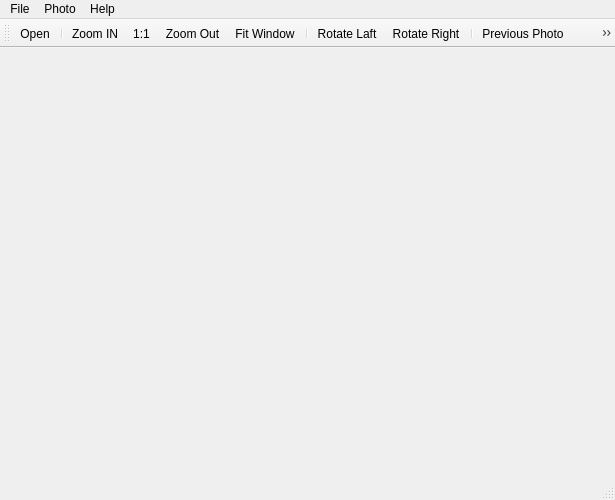
<?xml version="1.0" encoding="UTF-8"?>
<ui version="4.0">
 <class>PhotoWindow</class>
 <widget class="QMainWindow" name="PhotoWindow">
  <property name="geometry">
   <rect>
    <x>0</x>
    <y>0</y>
    <width>615</width>
    <height>500</height>
   </rect>
  </property>
  <property name="minimumSize">
   <size>
    <width>615</width>
    <height>500</height>
   </size>
  </property>
  <property name="acceptDrops">
   <bool>true</bool>
  </property>
  <property name="windowTitle">
   <string notr="true">Advanced Photo</string>
  </property>
  <property name="windowIcon">
   <iconset resource="Icon.qrc">
    <normaloff>:/Icons/Small Icon.png</normaloff>:/Icons/Small Icon.png</iconset>
  </property>
  <property name="iconSize">
   <size>
    <width>32</width>
    <height>32</height>
   </size>
  </property>
  <property name="animated">
   <bool>true</bool>
  </property>
  <widget class="QWidget" name="centralWidget">
   <widget class="QLabel" name="Photo">
    <property name="geometry">
     <rect>
      <x>10</x>
      <y>10</y>
      <width>591</width>
      <height>391</height>
     </rect>
    </property>
    <property name="contextMenuPolicy">
     <enum>Qt::DefaultContextMenu</enum>
    </property>
    <property name="acceptDrops">
     <bool>true</bool>
    </property>
    <property name="textFormat">
     <enum>Qt::AutoText</enum>
    </property>
    <property name="pixmap">
     <pixmap resource="Icon.qrc">:/Icons/Drop.png</pixmap>
    </property>
    <property name="scaledContents">
     <bool>false</bool>
    </property>
    <property name="alignment">
     <set>Qt::AlignCenter</set>
    </property>
    <property name="buddy">
     <cstring>Photo</cstring>
    </property>
   </widget>
  </widget>
  <widget class="QMenuBar" name="menuBar">
   <property name="geometry">
    <rect>
     <x>0</x>
     <y>0</y>
     <width>615</width>
     <height>21</height>
    </rect>
   </property>
   <widget class="QMenu" name="menuFile">
    <property name="title">
     <string>File</string>
    </property>
    <addaction name="actionOpen"/>
    <addaction name="separator"/>
    <addaction name="actionSave"/>
    <addaction name="actionSave_As"/>
    <addaction name="separator"/>
    <addaction name="actionOption"/>
    <addaction name="separator"/>
    <addaction name="actionPrint"/>
    <addaction name="separator"/>
    <addaction name="actionQuit"/>
   </widget>
   <widget class="QMenu" name="menuHelp">
    <property name="title">
     <string>Help</string>
    </property>
    <addaction name="actionHome_Page"/>
    <addaction name="actionAbout"/>
   </widget>
   <widget class="QMenu" name="menuPhoto">
    <property name="title">
     <string>Photo</string>
    </property>
    <widget class="QMenu" name="menuRotate">
     <property name="title">
      <string>Rotate</string>
     </property>
     <addaction name="actionRotateLaft"/>
     <addaction name="actionRotateRight"/>
    </widget>
    <widget class="QMenu" name="menuFlip">
     <property name="title">
      <string>Flip</string>
     </property>
     <addaction name="actionFlip_Horizontal"/>
     <addaction name="actionFlip_Vertical"/>
    </widget>
    <addaction name="actionResize"/>
    <addaction name="menuRotate"/>
    <addaction name="menuFlip"/>
   </widget>
   <addaction name="menuFile"/>
   <addaction name="menuPhoto"/>
   <addaction name="menuHelp"/>
  </widget>
  <widget class="QToolBar" name="toolBar">
   <property name="contextMenuPolicy">
    <enum>Qt::NoContextMenu</enum>
   </property>
   <property name="windowTitle">
    <string notr="true">toolBar</string>
   </property>
   <property name="movable">
    <bool>true</bool>
   </property>
   <property name="allowedAreas">
    <set>Qt::AllToolBarAreas</set>
   </property>
   <property name="floatable">
    <bool>true</bool>
   </property>
   <attribute name="toolBarArea">
    <enum>TopToolBarArea</enum>
   </attribute>
   <attribute name="toolBarBreak">
    <bool>false</bool>
   </attribute>
   <addaction name="actionOpen"/>
   <addaction name="separator"/>
   <addaction name="actionZoomIN"/>
   <addaction name="actionZoom1_1"/>
   <addaction name="actionZoomOut"/>
   <addaction name="actionFitWindow"/>
   <addaction name="separator"/>
   <addaction name="actionRotateLaft"/>
   <addaction name="actionRotateRight"/>
   <addaction name="separator"/>
   <addaction name="actionPrevious_Photo"/>
   <addaction name="actionSlideshow"/>
   <addaction name="actionNext_Photo"/>
   <addaction name="separator"/>
   <addaction name="actionPhotoInfo"/>
   <addaction name="separator"/>
   <addaction name="actionFullscreen"/>
  </widget>
  <widget class="QStatusBar" name="statusBar">
   <property name="statusTip">
    <string/>
   </property>
   <property name="whatsThis">
    <string/>
   </property>
   <property name="accessibleName">
    <string/>
   </property>
  </widget>
  <action name="actionOpen">
   <property name="icon">
    <iconset resource="Icon.qrc">
     <normaloff>:/Icons/Open.png</normaloff>:/Icons/Open.png</iconset>
   </property>
   <property name="text">
    <string>Open</string>
   </property>
   <property name="shortcut">
    <string>Ctrl+O</string>
   </property>
  </action>
  <action name="actionQuit">
   <property name="icon">
    <iconset resource="Icon.qrc">
     <normaloff>:/Icons/Quit.png</normaloff>:/Icons/Quit.png</iconset>
   </property>
   <property name="text">
    <string>Quit</string>
   </property>
   <property name="shortcut">
    <string>Ctrl+Q</string>
   </property>
  </action>
  <action name="actionAbout">
   <property name="icon">
    <iconset resource="Icon.qrc">
     <normaloff>:/Icons/About.png</normaloff>:/Icons/About.png</iconset>
   </property>
   <property name="text">
    <string>About</string>
   </property>
   <property name="shortcut">
    <string>F1</string>
   </property>
  </action>
  <action name="actionOption">
   <property name="icon">
    <iconset resource="Icon.qrc">
     <normaloff>:/Icons/Option.png</normaloff>:/Icons/Option.png</iconset>
   </property>
   <property name="text">
    <string>Option</string>
   </property>
   <property name="shortcut">
    <string>Alt+O</string>
   </property>
  </action>
  <action name="actionZoomIN">
   <property name="icon">
    <iconset resource="Icon.qrc">
     <normaloff>:/Icons/Zoom In.png</normaloff>:/Icons/Zoom In.png</iconset>
   </property>
   <property name="text">
    <string>Zoom IN</string>
   </property>
   <property name="toolTip">
    <string>Zoom IN</string>
   </property>
   <property name="shortcut">
    <string>+</string>
   </property>
   <property name="shortcutContext">
    <enum>Qt::WindowShortcut</enum>
   </property>
  </action>
  <action name="actionZoomOut">
   <property name="icon">
    <iconset resource="Icon.qrc">
     <normaloff>:/Icons/Zoom Out.png</normaloff>:/Icons/Zoom Out.png</iconset>
   </property>
   <property name="text">
    <string>Zoom Out</string>
   </property>
   <property name="toolTip">
    <string>Zoom Out</string>
   </property>
   <property name="shortcut">
    <string>-</string>
   </property>
  </action>
  <action name="actionZoom1_1">
   <property name="icon">
    <iconset resource="Icon.qrc">
     <normaloff>:/Icons/Zoom 1_1.png</normaloff>:/Icons/Zoom 1_1.png</iconset>
   </property>
   <property name="text">
    <string>1:1</string>
   </property>
   <property name="toolTip">
    <string>1:1</string>
   </property>
   <property name="shortcut">
    <string>=</string>
   </property>
  </action>
  <action name="actionFitWindow">
   <property name="enabled">
    <bool>true</bool>
   </property>
   <property name="icon">
    <iconset resource="Icon.qrc">
     <normaloff>:/Icons/Zoom Fit Window.png</normaloff>:/Icons/Zoom Fit Window.png</iconset>
   </property>
   <property name="text">
    <string>Fit Window</string>
   </property>
   <property name="toolTip">
    <string>Fit Window</string>
   </property>
   <property name="autoRepeat">
    <bool>true</bool>
   </property>
   <property name="visible">
    <bool>true</bool>
   </property>
   <property name="iconVisibleInMenu">
    <bool>true</bool>
   </property>
  </action>
  <action name="actionNext_Photo">
   <property name="icon">
    <iconset resource="Icon.qrc">
     <normaloff>:/Icons/Next Photo.png</normaloff>:/Icons/Next Photo.png</iconset>
   </property>
   <property name="text">
    <string>Next Photo</string>
   </property>
   <property name="shortcut">
    <string>Right</string>
   </property>
  </action>
  <action name="actionPrevious_Photo">
   <property name="checkable">
    <bool>false</bool>
   </property>
   <property name="icon">
    <iconset resource="Icon.qrc">
     <normaloff>:/Icons/Previous Photo.png</normaloff>:/Icons/Previous Photo.png</iconset>
   </property>
   <property name="text">
    <string>Previous Photo</string>
   </property>
   <property name="shortcut">
    <string>Left</string>
   </property>
   <property name="shortcutContext">
    <enum>Qt::WindowShortcut</enum>
   </property>
  </action>
  <action name="actionSlideshow">
   <property name="icon">
    <iconset resource="Icon.qrc">
     <normaloff>:/Icons/Slideshow Start.png</normaloff>:/Icons/Slideshow Start.png</iconset>
   </property>
   <property name="text">
    <string>Slide Show</string>
   </property>
   <property name="toolTip">
    <string>Start Slide Show</string>
   </property>
   <property name="shortcut">
    <string>Space</string>
   </property>
  </action>
  <action name="actionFullscreen">
   <property name="icon">
    <iconset resource="Icon.qrc">
     <normaloff>:/Icons/Full Screen.png</normaloff>:/Icons/Full Screen.png</iconset>
   </property>
   <property name="text">
    <string>Fullscreen</string>
   </property>
   <property name="toolTip">
    <string>Full Screen</string>
   </property>
   <property name="shortcut">
    <string>Ctrl+F</string>
   </property>
   <property name="visible">
    <bool>true</bool>
   </property>
  </action>
  <action name="actionRotateRight">
   <property name="icon">
    <iconset resource="Icon.qrc">
     <normaloff>:/Icons/Rotate Right.png</normaloff>:/Icons/Rotate Right.png</iconset>
   </property>
   <property name="text">
    <string>Rotate Right</string>
   </property>
   <property name="toolTip">
    <string>Rotate Right</string>
   </property>
   <property name="shortcut">
    <string>Ctrl+Right</string>
   </property>
  </action>
  <action name="actionRotateLaft">
   <property name="icon">
    <iconset resource="Icon.qrc">
     <normaloff>:/Icons/Rotate Laft.png</normaloff>:/Icons/Rotate Laft.png</iconset>
   </property>
   <property name="text">
    <string>Rotate Laft</string>
   </property>
   <property name="toolTip">
    <string>Rotate Laft</string>
   </property>
   <property name="shortcut">
    <string>Ctrl+Left</string>
   </property>
  </action>
  <action name="actionSave">
   <property name="icon">
    <iconset resource="Icon.qrc">
     <normaloff>:/Icons/Save.png</normaloff>:/Icons/Save.png</iconset>
   </property>
   <property name="text">
    <string>Save</string>
   </property>
   <property name="toolTip">
    <string>Save</string>
   </property>
   <property name="shortcut">
    <string>Ctrl+S</string>
   </property>
   <property name="visible">
    <bool>true</bool>
   </property>
  </action>
  <action name="actionSave_As">
   <property name="enabled">
    <bool>true</bool>
   </property>
   <property name="icon">
    <iconset resource="Icon.qrc">
     <normaloff>:/Icons/Save As.png</normaloff>:/Icons/Save As.png</iconset>
   </property>
   <property name="text">
    <string>Save As</string>
   </property>
   <property name="toolTip">
    <string>Save As</string>
   </property>
   <property name="shortcut">
    <string>Ctrl+Shift+S</string>
   </property>
  </action>
  <action name="actionResize">
   <property name="icon">
    <iconset resource="Icon.qrc">
     <normaloff>:/Icons/Resize.png</normaloff>:/Icons/Resize.png</iconset>
   </property>
   <property name="text">
    <string>Resize</string>
   </property>
   <property name="shortcut">
    <string>Ctrl+R</string>
   </property>
  </action>
  <action name="actionFlip_Horizontal">
   <property name="icon">
    <iconset resource="Icon.qrc">
     <normaloff>:/Icons/Flip Horizontal.png</normaloff>:/Icons/Flip Horizontal.png</iconset>
   </property>
   <property name="text">
    <string>Flip Horizontal</string>
   </property>
  </action>
  <action name="actionFlip_Vertical">
   <property name="icon">
    <iconset resource="Icon.qrc">
     <normaloff>:/Icons/Flip Vertical.png</normaloff>:/Icons/Flip Vertical.png</iconset>
   </property>
   <property name="text">
    <string>Flip Vertical</string>
   </property>
  </action>
  <action name="actionPrint">
   <property name="icon">
    <iconset resource="Icon.qrc">
     <normaloff>:/Icons/Print.png</normaloff>:/Icons/Print.png</iconset>
   </property>
   <property name="text">
    <string>Print...</string>
   </property>
   <property name="shortcut">
    <string>Ctrl+P</string>
   </property>
  </action>
  <action name="actionToolBarMoved">
   <property name="text">
    <string notr="true">ToolBarMoved</string>
   </property>
   <property name="iconText">
    <string notr="true">ToolBarMoved</string>
   </property>
   <property name="toolTip">
    <string notr="true">ToolBarMoved</string>
   </property>
  </action>
  <action name="actionHome_Page">
   <property name="icon">
    <iconset resource="Icon.qrc">
     <normaloff>:/Icons/HomePage.png</normaloff>:/Icons/HomePage.png</iconset>
   </property>
   <property name="text">
    <string>Home Page</string>
   </property>
   <property name="toolTip">
    <string>Home Page</string>
   </property>
   <property name="shortcut">
    <string>Ctrl+H</string>
   </property>
  </action>
  <action name="actionPhotoInfo">
   <property name="icon">
    <iconset resource="Icon.qrc">
     <normaloff>:/Icons/Photo Info.png</normaloff>:/Icons/Photo Info.png</iconset>
   </property>
   <property name="text">
    <string>Photo Info</string>
   </property>
   <property name="toolTip">
    <string>Photo Info</string>
   </property>
   <property name="shortcut">
    <string>Ctrl+I</string>
   </property>
  </action>
 </widget>
 <layoutdefault spacing="6" margin="11"/>
 <resources>
  <include location="Icon.qrc"/>
 </resources>
 <connections>
  <connection>
   <sender>toolBar</sender>
   <signal>topLevelChanged(bool)</signal>
   <receiver>actionToolBarMoved</receiver>
   <slot>trigger()</slot>
   <hints>
    <hint type="sourcelabel">
     <x>279</x>
     <y>43</y>
    </hint>
    <hint type="destinationlabel">
     <x>-1</x>
     <y>-1</y>
    </hint>
   </hints>
  </connection>
 </connections>
</ui>
